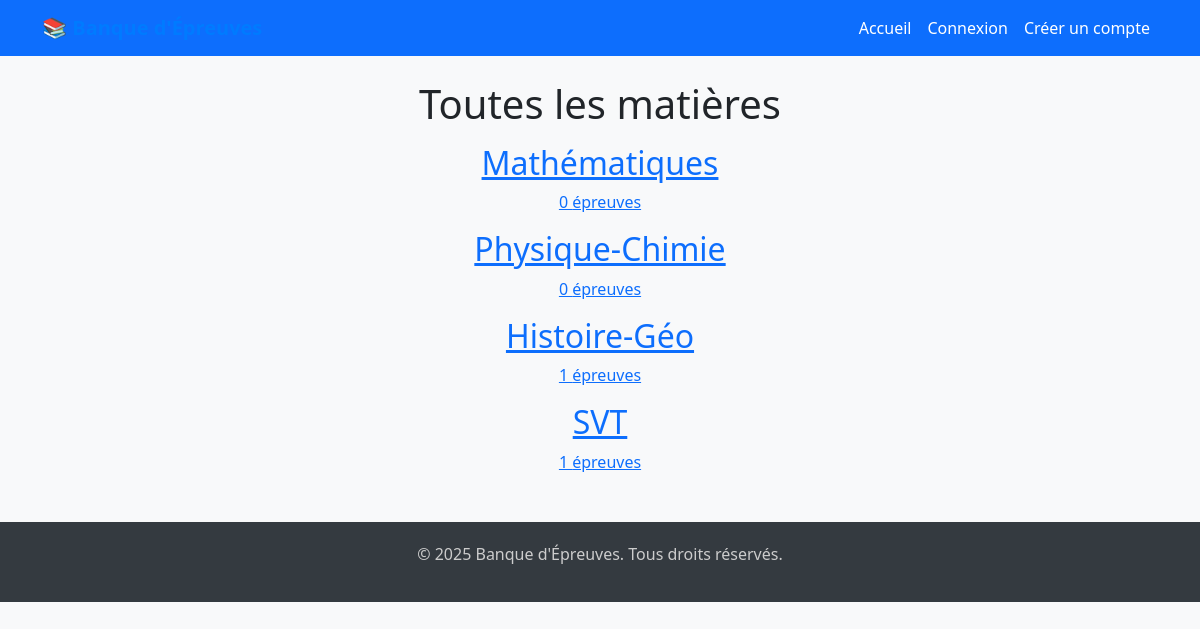
The page /matieres/ on the database as committed earlier.
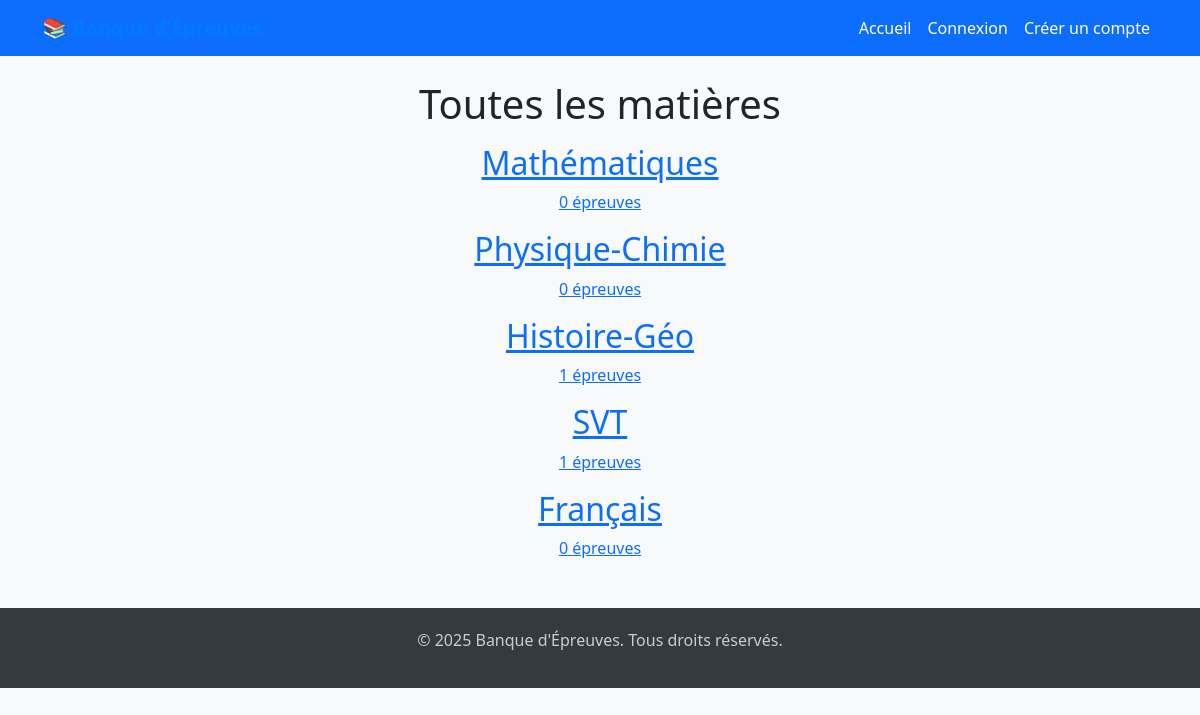
The same page on the database as committed later.
### blog/models.py (models this page shows, shortened)
class Matière(models.Model):
    nom = models.CharField(max_length=100)
    created_at = models.DateTimeField(auto_now_add=True)
    updated_at = models.DateTimeField(auto_now=True)

### blog/views.py (the view)
# urls.py: path('matieres/', views.liste_matieres, name='liste_matieres'),
def liste_matieres(request):
    matieres = Matière.objects.all()
    return render(request, 'liste_matieres.html', {'matieres': matieres})

### blog/templates/liste_matieres.html (shortened to what this page needs)
{% extends 'base.html' %}
{% block content %}
<section class="py-12 bg-gray-50">
  <div class="max-w-6xl mx-auto px-4">
    <h1 class="text-3xl font-bold text-gray-900 mb-8 text-center">Toutes les matières</h1>
    <div class="grid grid-cols-1 sm:grid-cols-2 md:grid-cols-3 lg:grid-cols-4 gap-6">
      {% for matiere in matieres %}
        <a href="{% url 'epreuves_par_matiere' matiere.id %}" class="block bg-white shadow-md hover:shadow-xl rounded-xl p-6 transition transform hover:-translate-y-1">
          <h2 class="text-xl font-semibold text-center">{{ matiere.nom }}</h2>
          <p class="text-gray-500 text-sm text-center mt-1">{{ matiere.epreuve_set.count }} épreuves</p>
        </a>
      {% endfor %}
    </div>
  </div>
</section>
{% endblock %}

Rows that differ between the two databases and show on the page:
added Matière: nom "Français", epreuve_set.count "0"
